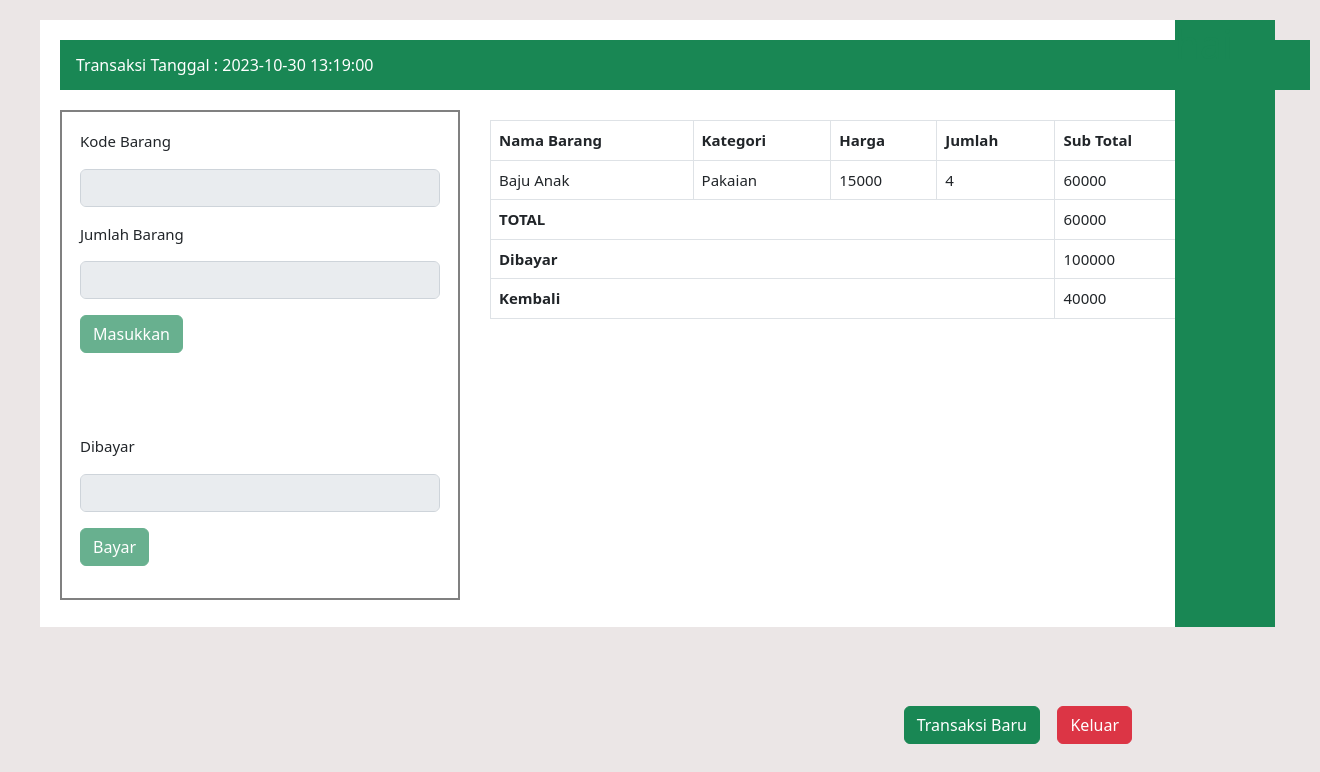
The app's page /ProjectUAS-Webdas_Final_Kasir/input_transaksi_dan_tampilkan_bayar.php (signed in) with its own data.
### tables this page shows
CREATE TABLE `tb_transaksi` (
  `id_transaksi` int(11) NOT NULL,
  `tgl_transaksi` datetime DEFAULT NULL,
  `id_user` int(11) DEFAULT NULL
);

CREATE TABLE `transaksi_detail` (
  `id_transaksi` int(11) DEFAULT NULL,
  `kode_barang` varchar(10) DEFAULT NULL,
  `jumlah_barang` int(11) DEFAULT NULL,
  `total_harga` int(11) DEFAULT NULL
);

CREATE TABLE `tb_barang` (
  `kode_barang` varchar(10) NOT NULL,
  `id_kategori` varchar(10) DEFAULT NULL,
  `nama_barang` varchar(50) DEFAULT NULL,
  `harga_barang` int(11) DEFAULT NULL,
  `stok_barang` int(11) DEFAULT NULL
);

CREATE TABLE `kategori_barang` (
  `id_kategori` varchar(10) NOT NULL,
  `nama_kategori` varchar(100) DEFAULT NULL
);

CREATE TABLE `tb_uangmasuk` (
  `id_transaksi` int(11) DEFAULT NULL,
  `uang_masuk` int(11) DEFAULT NULL
);

### ProjectUAS-Webdas_Final_Kasir/input_transaksi_dan_tampilkan_bayar.php (the view, shortened to what this page needs)
<!DOCTYPE html>
<html>
<head>
	<link href="https://cdn.jsdelivr.net/npm/bootstrap@5.2.3/dist/css/bootstrap.min.css" rel="stylesheet">
</head>
<body>
	<div class="containerku">
		<div class="tgl text-bg-success p-3">
			<?php
				include '../ProjectUAS-Webdas_Final_Login_LogOut/database.php';
				$query6 = mysqli_query($konek, "SELECT * FROM tb_transaksi ORDER BY id_transaksi DESC");
				$data_transaksi = mysqli_fetch_assoc($query6);
				$tgl = $data_transaksi['tgl_transaksi'];
				$id = $data_transaksi['id_transaksi'];
			?>
			<h6>Transaksi Tanggal : <?php echo $tgl; ?></h6>
		</div>
		<div class="cekbarang">
			<div class="mb-3 row">
				<?php
					$cek = mysqli_query($konek, "SELECT uang_masuk FROM tb_uangmasuk WHERE id_transaksi = '$id'");
					$data = mysqli_fetch_assoc($cek);
				?>
				<?php if (isset($data['uang_masuk'])): ?>
					<form method="post" action="insert_barang_dan_update_stok.php">
							<table class="table table-borderless">
								<tr>
									<td>Kode Barang</td>
								</tr>
								<tr>
									<td><input class="form-control" type="text" name="kode" disabled></td>
								</tr>
								<tr>
									<td>Jumlah Barang</td>
								</tr>
								<tr>
									<td><input type="number" class="form-control" name="jumlah_barang" disabled></td>
								</tr>
								<tr>
									<td><button type="submit" class="btn btn-success" disabled>Masukkan</button></td>
								</tr>
							</table>
					</form>
					<form style="margin-top: 50px;" method="post" action="insert_bayar.php">
						<table class="table table-borderless">
							<tr>
								<td>Dibayar</td>
							</tr>
							<tr>
								<td><input type="number" class="form-control" name="dibayar" disabled></td>
							</tr>
							<tr>
								<td><button type="submit" class="btn btn-success" disabled>Bayar</button></td>
							</tr>
						</table>
					</form>
				<?php endif; ?>
			</div>
		</div>
		<div class="tampilkan">
			<div class="scroll">
				<form>
					<table border="1px" class="table table-bordered">
						<tr>
							<th>Nama Barang</th>
							<th>Kategori</th>
							<th>Harga</th>
							<th>Jumlah</th>
							<th>Sub Total</th>
						</tr>
						<?php
						$query1 = mysqli_query($konek, "SELECT * FROM tb_transaksi ORDER BY id_transaksi DESC");
						$data_transaksi = mysqli_fetch_assoc($query1);
						$id_transaksi = $data_transaksi['id_transaksi'];
						$query = mysqli_query($konek, "
							SELECT nama_barang, nama_kategori, harga_barang, jumlah_barang, total_harga FROM transaksi_detail
							INNER JOIN tb_barang
							ON transaksi_detail.kode_barang = tb_barang.kode_barang
							INNER JOIN kategori_barang
							ON tb_barang.id_kategori = kategori_barang.id_kategori
							INNER JOIN tb_transaksi
							ON transaksi_detail.id_transaksi = tb_transaksi.id_transaksi
							WHERE tb_transaksi.id_transaksi = '$id_transaksi'");
						while ($result = mysqli_fetch_assoc($query)) { ?>
							<tr>
								<td><?php echo $result['nama_barang']; ?></td>
								<td><?php echo $result['nama_kategori']; ?></td>
								<td><?php echo $result['harga_barang']; ?></td>
								<td><?php echo $result['jumlah_barang']; ?></td>
								<td><?php echo $result['total_harga']; ?></td>
							</tr>
						<?php } ?>
						<?php
						$query3 = mysqli_query($konek, "SELECT SUM(total_harga) AS total FROM transaksi_detail WHERE id_transaksi = '$id_transaksi'");
						$total = mysqli_fetch_assoc($query3); ?>
						<tr>
							<th colspan="4" align="left">TOTAL</th>
							<td><?php echo $total['total']; ?></td>
						</tr>
						<tr>
							<th colspan="4" align="left">Dibayar</th>
							<?php
							$query4 = mysqli_query($konek, "SELECT uang_masuk AS um FROM tb_uangmasuk
								WHERE id_transaksi = '$id_transaksi'");
							while ($uangmasuk = mysqli_fetch_assoc($query4)) { ?>
								<td><?php echo $uangmasuk['um']; ?></td>
							<?php } ?>
						</tr>
						<tr>
							<th colspan="4" align="left">Kembali</th>
							<?php
							$query5 = mysqli_query($konek, "SELECT uang_masuk - SUM(total_harga) AS kembali from tb_uangmasuk
								INNER JOIN transaksi_detail
								ON tb_uangmasuk.id_transaksi = transaksi_detail.id_transaksi
								WHERE tb_uangmasuk.id_transaksi = '$id_transaksi'");
							while ($kembali = mysqli_fetch_assoc($query5)) { ?>
								<td><?php echo $kembali['kembali']; ?></td>
							<?php } ?>
						</tr>
					</table>
				</form>
			</div>
		</div>
	</div>
	<a href="kasir_page.php"><button type="button" class="btn btn-success" style="position: absolute; right: 280px; bottom: 56px;">Transaksi Baru</button></a>
	<a href="../ProjectUAS-Webdas_Final_Login_LogOut/logout.php"><button type="button" class="btn btn-danger" style="position: absolute; right: 188px; bottom: 56px;">Keluar</button></a>
	<div class="tepi bg bg-success">
		<h1 class="text-success">hai</h1>
	</div>
</body>
</html>

### ProjectUAS-Webdas_Final_Kasir/input_transaksi_dan_tampilkan_bayar.php (style rules this page uses)
body { font-size: 15px; background-color: #ebe6e6; padding: 0; margin: 0; }
.containerku { background-color: white; margin: 20px 0px 20px 40px; padding: 10px; width: 1200px; height: 607px; float: left; }
.tgl { width: 1250px; height: 50px; padding: 10px; margin: 10px; }
.cekbarang { background-color: white; border: 2px solid grey; width: 400px; height: 490px; padding: 10px; margin: 10px; float: left; }
.tampilkan { width: 730px; max-width: 730px; height: 400px; float: left; margin: 10px; padding: 10px; }
.scroll { height: 100%; overflow: auto; }
.tepi { width: 100px; height: 607px; position: absolute; right: 45px; top: 20px; }

### records on screen
tb_transaksi: tgl_transaksi "2023-10-30 13:19:00"
transaksi_detail: kode_barang.nama_barang "Baju Anak", kategori_barang.nama_kategori "Pakaian", kode_barang.harga_barang "15000", jumlah_barang "4", total_harga "60000"
tb_uangmasuk: uang_masuk "100000"

### other values on screen
$total['total'] "60000"
$kembali['kembali'] "40000"
